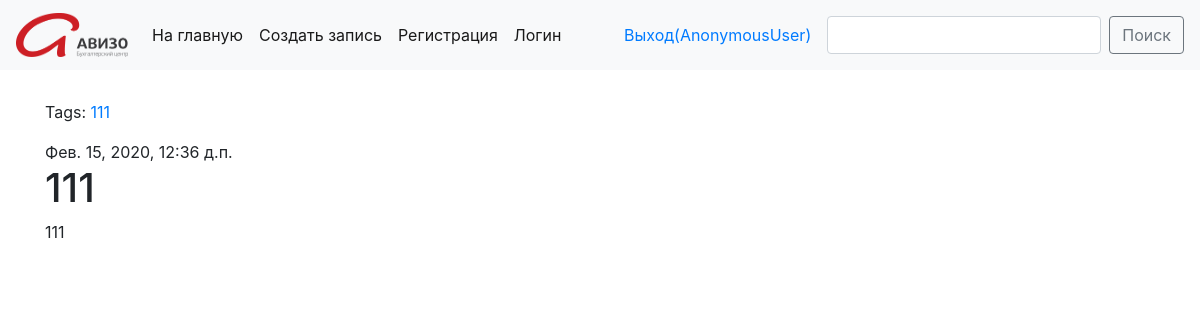
Page /post/56/ on the committed database.
### blog/models.py (models this page shows, shortened)
class Post(models.Model):
    author = models.ForeignKey(settings.AUTH_USER_MODEL, on_delete=models.CASCADE)
    title = models.CharField(max_length=200)
    text = models.TextField()
    created_date = models.DateTimeField(default=timezone.now)
    published_date = models.DateTimeField(blank=True, null=True)
    tags = TaggableManager(through=RuTaggedItem)

### blog/views.py (the view)
# urls.py: path('post/<int:pk>/', views.PostDetailView.as_view(), name='post_detail'),
class PostDetailView(View):
    def get(self, request, pk):
        post = get_object_or_404(Post, pk=pk)
        return render(request, 'blog/post_detail.html', {'post': post})

### blog/templates/blog/post_detail.html
{% extends 'blog/base.html' %}
{% block content %}
    <div class="post">
        <p class="tags">Tags: {% for tag in post.tags.all %}<a href="{% url 'post_list_by_tag' tag.slug %}">{{ tag.name }}</a>{% if not forloop.last %}, {% endif %} {% endfor %}</p>
        {% if post.published_date %}
            <div class="date">
                {{ post.published_date }}
            </div>
        {% endif %}
        <h1>{{ post.title }}</h1>
        <p>{{ post.text|linebreaksbr }}</p>
    </div>
{% endblock %}

### rows in the picture
Tag: name "111"
Post: published_date "Фев. 15, 2020, 12:36 д.п.", title "111", text "111"

### other values in the picture
{{ request.user }} "AnonymousUser"
